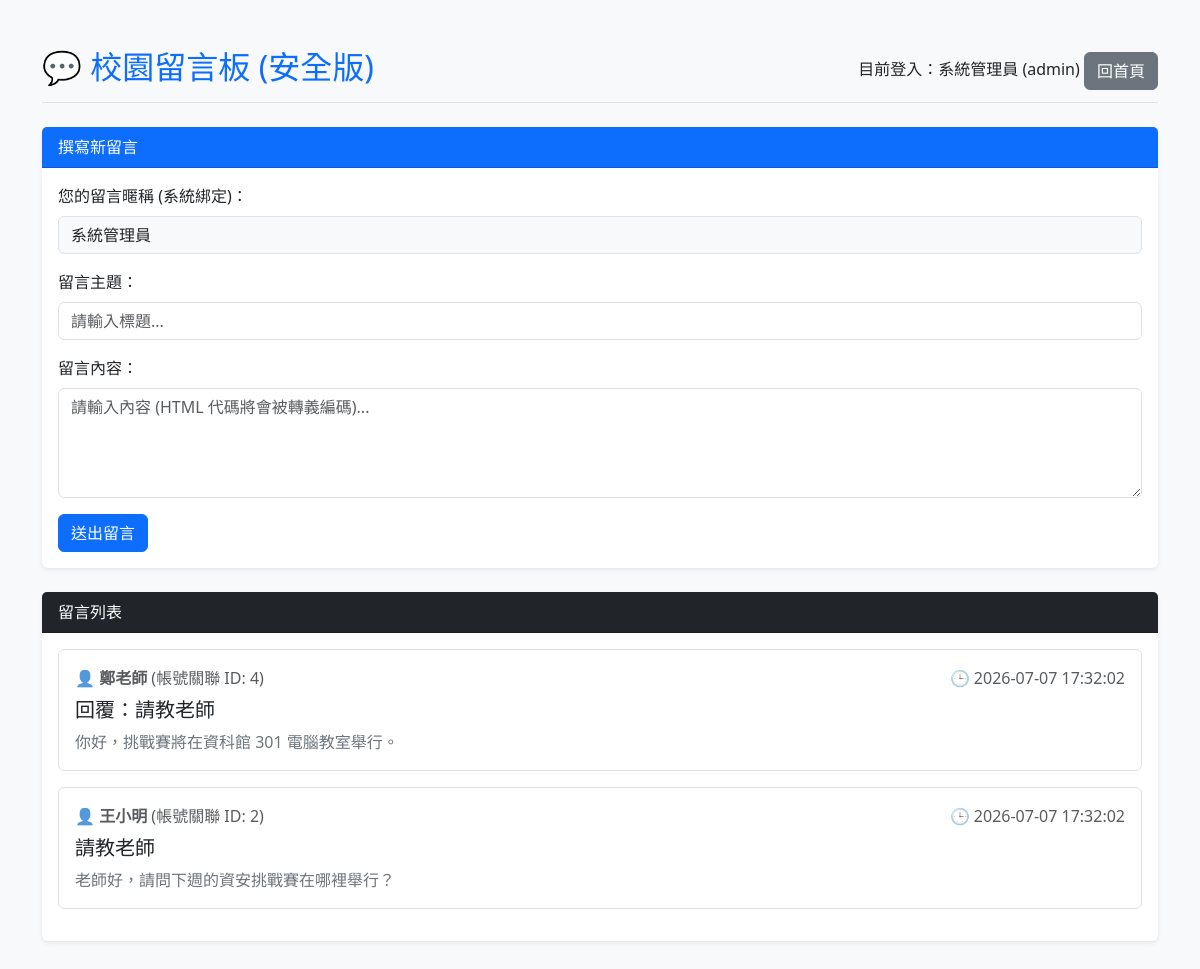
Screenshot of /app-fixed/public/messages.php (signed in) with the database file from the repository.
### tables this page shows
CREATE TABLE IF NOT EXISTS messages (
    id INT AUTO_INCREMENT PRIMARY KEY,
    user_id INT NOT NULL,
    username_display VARCHAR(50) NOT NULL,  
    title VARCHAR(100) NOT NULL,
    content TEXT NOT NULL,
    created_at TIMESTAMP DEFAULT CURRENT_TIMESTAMP
);

### app-fixed/src/helpers.php (called while the page is built, shortened)
<?php
function h($string) {
    return htmlspecialchars($string ?? '', ENT_QUOTES, 'UTF-8');
}

### app-fixed/public/messages.php (the view, shortened to what this page needs)
<?php
require_once __DIR__ . '/../src/db.php';
require_once __DIR__ . '/../src/helpers.php';
try {
    $stmt = $pdo->query("SELECT * FROM messages ORDER BY id DESC");
    $messages = $stmt->fetchAll();
} catch (PDOException $e) {
    $messages = [];
    $error = '撈取留言失敗，請聯絡管理員。';
}
?>
<!DOCTYPE html>
<html lang="zh-TW">
<head>
    <link rel="stylesheet" href="https://cdn.jsdelivr.net/npm/bootstrap@5.3.3/dist/css/bootstrap.min.css">
</head>
<body class="bg-light">
<div class="container my-5">
    <div class="d-flex justify-content-between align-items-center mb-4 border-bottom pb-2">
        <h2 class="text-primary">💬 校園留言板 (安全版)</h2>
        <div>
            <span class="mr-3">目前登入：<?= h($_SESSION['user']['name']) ?> (<?= h($_SESSION['user']['role']) ?>)</span>
            <a href="/index.php" class="btn btn-secondary">回首頁</a>
        </div>
    </div>
    <div class="card mb-4 shadow-sm border-0">
        <div class="card-header bg-primary text-white font-weight-bold">撰寫新留言</div>
        <div class="card-body">
            <form method="POST" action="messages.php">
                <div class="form-group mb-3">
                    <label class="form-label font-weight-bold">您的留言暱稱 (系統綁定)：</label>
                    <input type="text" class="form-control col-md-4 bg-light" readonly value="<?= h($_SESSION['user']['name']) ?>">
                </div>
                <div class="form-group mb-3">
                    <label for="title" class="form-label font-weight-bold">留言主題：</label>
                    <input type="text" name="title" id="title" class="form-control" placeholder="請輸入標題..." required>
                </div>
                <div class="form-group mb-3">
                    <label for="content" class="form-label font-weight-bold">留言內容：</label>
                    <textarea name="content" id="content" rows="4" class="form-control" placeholder="請輸入內容 (HTML 代碼將會被轉義編碼)..." required></textarea>
                </div>
                <button type="submit" class="btn btn-primary font-weight-bold">送出留言</button>
            </form>
        </div>
    </div>
    <div class="card shadow-sm border-0">
        <div class="card-header bg-dark text-white font-weight-bold">留言列表</div>
        <div class="card-body">
            <?php if (empty($messages)): ?>
                <p class="text-muted text-center py-4">目前尚無留言。</p>
            <?php else: ?>
                <?php foreach ($messages as $msg): ?>
                    <div class="border rounded p-3 mb-3 bg-white">
                        <div class="d-flex justify-content-between text-muted text-small mb-2">
                            <span>
                                👤 <strong><?= h($msg['username_display']) ?></strong>
                                (帳號關聯 ID: <?= h($msg['user_id']) ?>)
                            </span>
                            <span>🕒 <?= h($msg['created_at']) ?></span>
                        </div>
                        <h5 class="mt-2 text-dark font-weight-bold"><?= h($msg['title']) ?></h5>
                        <div class="mt-2 text-secondary" style="white-space: pre-wrap;"><?= h($msg['content']) ?></div>
                    </div>
                <?php endforeach; ?>
            <?php endif; ?>
        </div>
    </div>
</div>
</body>
</html>

### rows the page displays
messages: username_display "鄭老師", user "4", created_at "2026-07-07 17:32:02", title "回覆：請教老師", content "你好，挑戰賽將在資科館 301 電腦教室舉行。"
messages: username_display "王小明", user "2", created_at "2026-07-07 17:32:02", title "請教老師", content "老師好，請問下週的資安挑戰賽在哪裡舉行？"

### other values shown
$_SESSION['user']['name'] "系統管理員"
$_SESSION['user']['role'] "admin"
